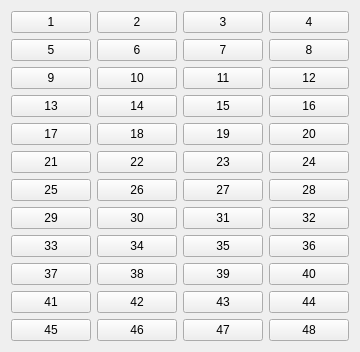
     <widget class="QWidget" name="Frame48_T01">
      <attribute name="title">
       <string>Frame 48</string>
      </attribute>
      <layout class="QGridLayout" name="gridLayout_3">
       <item row="0" column="0">
        <widget class="QPushButton" name="pushButton_1_Frame">
         <property name="sizePolicy">
          <sizepolicy hsizetype="Expanding" vsizetype="Expanding">
           <horstretch>0</horstretch>
           <verstretch>0</verstretch>
          </sizepolicy>
         </property>
         <property name="text">
          <string>1</string>
         </property>
        </widget>
       </item>
       <item row="0" column="1">
        <widget class="QPushButton" name="pushButton_2_Frame">
         <property name="sizePolicy">
          <sizepolicy hsizetype="Expanding" vsizetype="Expanding">
           <horstretch>0</horstretch>
           <verstretch>0</verstretch>
          </sizepolicy>
         </property>
         <property name="text">
          <string>2</string>
         </property>
        </widget>
       </item>
       <item row="0" column="2">
        <widget class="QPushButton" name="pushButton_3_Frame">
         <property name="sizePolicy">
          <sizepolicy hsizetype="Expanding" vsizetype="Expanding">
           <horstretch>0</horstretch>
           <verstretch>0</verstretch>
          </sizepolicy>
         </property>
         <property name="text">
          <string>3</string>
         </property>
        </widget>
       </item>
       <item row="0" column="3">
        <widget class="QPushButton" name="pushButton_4_Frame">
         <property name="sizePolicy">
          <sizepolicy hsizetype="Expanding" vsizetype="Expanding">
           <horstretch>0</horstretch>
           <verstretch>0</verstretch>
          </sizepolicy>
         </property>
         <property name="text">
          <string>4</string>
         </property>
        </widget>
       </item>
       <item row="1" column="0">
        <widget class="QPushButton" name="pushButton_5_Frame">
         <property name="sizePolicy">
          <sizepolicy hsizetype="Expanding" vsizetype="Expanding">
           <horstretch>0</horstretch>
           <verstretch>0</verstretch>
          </sizepolicy>
         </property>
         <property name="text">
          <string>5</string>
         </property>
        </widget>
       </item>
       <item row="1" column="1">
        <widget class="QPushButton" name="pushButton_6_Frame">
         <property name="sizePolicy">
          <sizepolicy hsizetype="Expanding" vsizetype="Expanding">
           <horstretch>0</horstretch>
           <verstretch>0</verstretch>
          </sizepolicy>
         </property>
         <property name="text">
          <string>6</string>
         </property>
        </widget>
       </item>
       <item row="1" column="2">
        <widget class="QPushButton" name="pushButton_7_Frame">
         <property name="sizePolicy">
          <sizepolicy hsizetype="Expanding" vsizetype="Expanding">
           <horstretch>0</horstretch>
           <verstretch>0</verstretch>
          </sizepolicy>
         </property>
         <property name="text">
          <string>7</string>
         </property>
        </widget>
       </item>
       <item row="1" column="3">
        <widget class="QPushButton" name="pushButton_8_Frame">
         <property name="sizePolicy">
          <sizepolicy hsizetype="Expanding" vsizetype="Expanding">
           <horstretch>0</horstretch>
           <verstretch>0</verstretch>
          </sizepolicy>
         </property>
         <property name="text">
          <string>8</string>
         </property>
        </widget>
       </item>
       <item row="2" column="0">
        <widget class="QPushButton" name="pushButton_9_Frame">
         <property name="sizePolicy">
          <sizepolicy hsizetype="Expanding" vsizetype="Expanding">
           <horstretch>0</horstretch>
           <verstretch>0</verstretch>
          </sizepolicy>
         </property>
         <property name="text">
          <string>9</string>
         </property>
        </widget>
       </item>
       <item row="2" column="1">
        <widget class="QPushButton" name="pushButton_10_Frame">
         <property name="sizePolicy">
          <sizepolicy hsizetype="Expanding" vsizetype="Expanding">
           <horstretch>0</horstretch>
           <verstretch>0</verstretch>
          </sizepolicy>
         </property>
         <property name="text">
          <string>10</string>
         </property>
        </widget>
       </item>
       <item row="2" column="2">
        <widget class="QPushButton" name="pushButton_11_Frame">
         <property name="sizePolicy">
          <sizepolicy hsizetype="Expanding" vsizetype="Expanding">
           <horstretch>0</horstretch>
           <verstretch>0</verstretch>
          </sizepolicy>
         </property>
         <property name="text">
          <string>11</string>
         </property>
        </widget>
       </item>
       <item row="2" column="3">
        <widget class="QPushButton" name="pushButton_12_Frame">
         <property name="sizePolicy">
          <sizepolicy hsizetype="Expanding" vsizetype="Expanding">
           <horstretch>0</horstretch>
           <verstretch>0</verstretch>
          </sizepolicy>
         </property>
         <property name="text">
          <string>12</string>
         </property>
        </widget>
       </item>
       <item row="3" column="0">
        <widget class="QPushButton" name="pushButton_13_Frame">
         <property name="sizePolicy">
          <sizepolicy hsizetype="Expanding" vsizetype="MinimumExpanding">
           <horstretch>0</horstretch>
           <verstretch>0</verstretch>
          </sizepolicy>
         </property>
         <property name="text">
          <string>13</string>
         </property>
        </widget>
       </item>
       <item row="3" column="1">
        <widget class="QPushButton" name="pushButton_14_Frame">
         <property name="sizePolicy">
          <sizepolicy hsizetype="Expanding" vsizetype="Expanding">
           <horstretch>0</horstretch>
           <verstretch>0</verstretch>
          </sizepolicy>
         </property>
         <property name="text">
          <string>14</string>
         </property>
        </widget>
       </item>
       <item row="3" column="2">
        <widget class="QPushButton" name="pushButton_15_Frame">
         <property name="sizePolicy">
          <sizepolicy hsizetype="Expanding" vsizetype="Expanding">
           <horstretch>0</horstretch>
           <verstretch>0</verstretch>
          </sizepolicy>
         </property>
         <property name="text">
          <string>15</string>
         </property>
        </widget>
       </item>
       <item row="3" column="3">
        <widget class="QPushButton" name="pushButton_16_Frame">
         <property name="sizePolicy">
          <sizepolicy hsizetype="Expanding" vsizetype="Expanding">
           <horstretch>0</horstretch>
           <verstretch>0</verstretch>
          </sizepolicy>
         </property>
         <property name="text">
          <string>16</string>
         </property>
        </widget>
       </item>
       <item row="4" column="0">
        <widget class="QPushButton" name="pushButton_17_Frame">
         <property name="sizePolicy">
          <sizepolicy hsizetype="Expanding" vsizetype="Expanding">
           <horstretch>0</horstretch>
           <verstretch>0</verstretch>
          </sizepolicy>
         </property>
         <property name="text">
          <string>17</string>
         </property>
        </widget>
       </item>
       <item row="4" column="1">
        <widget class="QPushButton" name="pushButton_18_Frame">
         <property name="sizePolicy">
          <sizepolicy hsizetype="Expanding" vsizetype="Expanding">
           <horstretch>0</horstretch>
           <verstretch>0</verstretch>
          </sizepolicy>
         </property>
         <property name="text">
          <string>18</string>
         </property>
        </widget>
       </item>
       <item row="4" column="2">
        <widget class="QPushButton" name="pushButton_19_Frame">
         <property name="sizePolicy">
          <sizepolicy hsizetype="Expanding" vsizetype="Expanding">
           <horstretch>0</horstretch>
           <verstretch>0</verstretch>
          </sizepolicy>
         </property>
         <property name="text">
          <string>19</string>
         </property>
        </widget>
       </item>
       <item row="4" column="3">
        <widget class="QPushButton" name="pushButton_20_Frame">
         <property name="sizePolicy">
          <sizepolicy hsizetype="Expanding" vsizetype="Expanding">
           <horstretch>0</horstretch>
           <verstretch>0</verstretch>
          </sizepolicy>
         </property>
         <property name="text">
          <string>20</string>
         </property>
        </widget>
       </item>
       <item row="5" column="0">
        <widget class="QPushButton" name="pushButton_21_Frame">
         <property name="sizePolicy">
          <sizepolicy hsizetype="Expanding" vsizetype="Expanding">
           <horstretch>0</horstretch>
           <verstretch>0</verstretch>
          </sizepolicy>
         </property>
         <property name="text">
          <string>21</string>
         </property>
        </widget>
       </item>
       <item row="5" column="1">
        <widget class="QPushButton" name="pushButton_22_Frame">
         <property name="sizePolicy">
          <sizepolicy hsizetype="Expanding" vsizetype="Expanding">
           <horstretch>0</horstretch>
           <verstretch>0</verstretch>
          </sizepolicy>
         </property>
         <property name="text">
          <string>22</string>
         </property>
        </widget>
       </item>
       <item row="5" column="2">
        <widget class="QPushButton" name="pushButton_23_Frame">
         <property name="sizePolicy">
          <sizepolicy hsizetype="Expanding" vsizetype="Expanding">
           <horstretch>0</horstretch>
           <verstretch>0</verstretch>
          </sizepolicy>
         </property>
         <property name="text">
          <string>23</string>
         </property>
        </widget>
       </item>
       <item row="5" column="3">
        <widget class="QPushButton" name="pushButton_24_Frame">
         <property name="sizePolicy">
          <sizepolicy hsizetype="Expanding" vsizetype="Expanding">
           <horstretch>0</horstretch>
           <verstretch>0</verstretch>
          </sizepolicy>
         </property>
         <property name="text">
          <string>24</string>
         </property>
        </widget>
       </item>
       <item row="6" column="0">
        <widget class="QPushButton" name="pushButton_25_Frame">
         <property name="sizePolicy">
          <sizepolicy hsizetype="Expanding" vsizetype="Expanding">
           <horstretch>0</horstretch>
           <verstretch>0</verstretch>
          </sizepolicy>
         </property>
         <property name="text">
          <string>25</string>
         </property>
        </widget>
       </item>
       <item row="6" column="1">
        <widget class="QPushButton" name="pushButton_26_Frame">
         <property name="sizePolicy">
          <sizepolicy hsizetype="Expanding" vsizetype="Expanding">
           <horstretch>0</horstretch>
           <verstretch>0</verstretch>
          </sizepolicy>
         </property>
         <property name="text">
          <string>26</string>
         </property>
        </widget>
       </item>
       <item row="6" column="2">
        <widget class="QPushButton" name="pushButton_27_Frame">
         <property name="sizePolicy">
          <sizepolicy hsizetype="Expanding" vsizetype="Expanding">
           <horstretch>0</horstretch>
           <verstretch>0</verstretch>
          </sizepolicy>
         </property>
         <property name="text">
          <string>27</string>
         </property>
        </widget>
       </item>
       <item row="6" column="3">
        <widget class="QPushButton" name="pushButton_28_Frame">
         <property name="sizePolicy">
          <sizepolicy hsizetype="Expanding" vsizetype="Expanding">
           <horstretch>0</horstretch>
           <verstretch>0</verstretch>
          </sizepolicy>
         </property>
         <property name="text">
          <string>28</string>
         </property>
        </widget>
       </item>
       <item row="7" column="0">
        <widget class="QPushButton" name="pushButton_29_Frame">
         <property name="sizePolicy">
          <sizepolicy hsizetype="Expanding" vsizetype="Expanding">
           <horstretch>0</horstretch>
           <verstretch>0</verstretch>
          </sizepolicy>
         </property>
         <property name="text">
          <string>29</string>
         </property>
        </widget>
       </item>
       <item row="7" column="1">
        <widget class="QPushButton" name="pushButton_30_Frame">
         <property name="sizePolicy">
          <sizepolicy hsizetype="Expanding" vsizetype="Expanding">
           <horstretch>0</horstretch>
           <verstretch>0</verstretch>
          </sizepolicy>
         </property>
         <property name="text">
          <string>30</string>
         </property>
        </widget>
       </item>
       <item row="7" column="2">
        <widget class="QPushButton" name="pushButton_31_Frame">
         <property name="sizePolicy">
          <sizepolicy hsizetype="Expanding" vsizetype="Expanding">
           <horstretch>0</horstretch>
           <verstretch>0</verstretch>
          </sizepolicy>
         </property>
         <property name="text">
          <string>31</string>
         </property>
        </widget>
       </item>
       <item row="7" column="3">
        <widget class="QPushButton" name="pushButton_32_Frame">
         <property name="sizePolicy">
          <sizepolicy hsizetype="Expanding" vsizetype="Expanding">
           <horstretch>0</horstretch>
           <verstretch>0</verstretch>
          </sizepolicy>
         </property>
         <property name="text">
          <string>32</string>
         </property>
        </widget>
       </item>
       <item row="8" column="0">
        <widget class="QPushButton" name="pushButton_33_Frame">
         <property name="sizePolicy">
          <sizepolicy hsizetype="Expanding" vsizetype="Expanding">
           <horstretch>0</horstretch>
           <verstretch>0</verstretch>
          </sizepolicy>
         </property>
         <property name="text">
          <string>33</string>
         </property>
        </widget>
       </item>
       <item row="8" column="1">
        <widget class="QPushButton" name="pushButton_34_Frame">
         <property name="sizePolicy">
          <sizepolicy hsizetype="Expanding" vsizetype="Expanding">
           <horstretch>0</horstretch>
           <verstretch>0</verstretch>
          </sizepolicy>
         </property>
         <property name="text">
          <string>34</string>
         </property>
        </widget>
       </item>
       <item row="8" column="2">
        <widget class="QPushButton" name="pushButton_35_Frame">
         <property name="sizePolicy">
          <sizepolicy hsizetype="Expanding" vsizetype="Expanding">
           <horstretch>0</horstretch>
           <verstretch>0</verstretch>
          </sizepolicy>
         </property>
         <property name="text">
          <string>35</string>
         </property>
        </widget>
       </item>
       <item row="8" column="3">
        <widget class="QPushButton" name="pushButton_36_Frame">
         <property name="sizePolicy">
          <sizepolicy hsizetype="Minimum" vsizetype="Expanding">
           <horstretch>0</horstretch>
           <verstretch>0</verstretch>
          </sizepolicy>
         </property>
         <property name="text">
          <string>36</string>
         </property>
        </widget>
       </item>
       <item row="9" column="0">
        <widget class="QPushButton" name="pushButton_37_Frame">
         <property name="sizePolicy">
          <sizepolicy hsizetype="Expanding" vsizetype="Expanding">
           <horstretch>0</horstretch>
           <verstretch>0</verstretch>
          </sizepolicy>
         </property>
         <property name="text">
          <string>37</string>
         </property>
        </widget>
       </item>
       <item row="9" column="1">
        <widget class="QPushButton" name="pushButton_38_Frame">
         <property name="sizePolicy">
          <sizepolicy hsizetype="Expanding" vsizetype="Expanding">
           <horstretch>0</horstretch>
           <verstretch>0</verstretch>
          </sizepolicy>
         </property>
         <property name="text">
          <string>38</string>
         </property>
        </widget>
       </item>
       <item row="9" column="2">
        <widget class="QPushButton" name="pushButton_39_Frame">
         <property name="sizePolicy">
          <sizepolicy hsizetype="Expanding" vsizetype="Expanding">
           <horstretch>0</horstretch>
           <verstretch>0</verstretch>
          </sizepolicy>
         </property>
         <property name="text">
          <string>39</string>
         </property>
        </widget>
       </item>
       <item row="9" column="3">
        <widget class="QPushButton" name="pushButton_40_Frame">
         <property name="sizePolicy">
          <sizepolicy hsizetype="Expanding" vsizetype="Expanding">
           <horstretch>0</horstretch>
           <verstretch>0</verstretch>
          </sizepolicy>
         </property>
         <property name="text">
          <string>40</string>
         </property>
        </widget>
       </item>
       <item row="10" column="0">
        <widget class="QPushButton" name="pushButton_41_Frame">
         <property name="sizePolicy">
          <sizepolicy hsizetype="Expanding" vsizetype="Expanding">
           <horstretch>0</horstretch>
           <verstretch>0</verstretch>
          </sizepolicy>
         </property>
         <property name="text">
          <string>41</string>
         </property>
        </widget>
       </item>
       <item row="10" column="1">
        <widget class="QPushButton" name="pushButton_42_Frame">
         <property name="sizePolicy">
          <sizepolicy hsizetype="Expanding" vsizetype="Expanding">
           <horstretch>0</horstretch>
           <verstretch>0</verstretch>
          </sizepolicy>
         </property>
         <property name="text">
          <string>42</string>
         </property>
        </widget>
       </item>
       <item row="10" column="2">
        <widget class="QPushButton" name="pushButton_43_Frame">
         <property name="sizePolicy">
          <sizepolicy hsizetype="Expanding" vsizetype="Expanding">
           <horstretch>0</horstretch>
           <verstretch>0</verstretch>
          </sizepolicy>
         </property>
         <property name="text">
          <string>43</string>
         </property>
        </widget>
       </item>
       <item row="10" column="3">
        <widget class="QPushButton" name="pushButton_44_Frame">
         <property name="sizePolicy">
          <sizepolicy hsizetype="Expanding" vsizetype="Expanding">
           <horstretch>0</horstretch>
           <verstretch>0</verstretch>
          </sizepolicy>
         </property>
         <property name="text">
          <string>44</string>
         </property>
        </widget>
       </item>
       <item row="11" column="0">
        <widget class="QPushButton" name="pushButton_45_Frame">
         <property name="sizePolicy">
          <sizepolicy hsizetype="Expanding" vsizetype="Expanding">
           <horstretch>0</horstretch>
           <verstretch>0</verstretch>
          </sizepolicy>
         </property>
         <property name="text">
          <string>45</string>
         </property>
        </widget>
       </item>
       <item row="11" column="1">
        <widget class="QPushButton" name="pushButton_46_Frame">
         <property name="sizePolicy">
          <sizepolicy hsizetype="Expanding" vsizetype="Expanding">
           <horstretch>0</horstretch>
           <verstretch>0</verstretch>
          </sizepolicy>
         </property>
         <property name="text">
          <string>46</string>
         </property>
        </widget>
       </item>
       <item row="11" column="2">
        <widget class="QPushButton" name="pushButton_47_Frame">
         <property name="sizePolicy">
          <sizepolicy hsizetype="Expanding" vsizetype="Expanding">
           <horstretch>0</horstretch>
           <verstretch>0</verstretch>
          </sizepolicy>
         </property>
         <property name="text">
          <string>47</string>
         </property>
        </widget>
       </item>
       <item row="11" column="3">
        <widget class="QPushButton" name="pushButton_48_Frame">
         <property name="sizePolicy">
          <sizepolicy hsizetype="Expanding" vsizetype="Expanding">
           <horstretch>0</horstretch>
           <verstretch>0</verstretch>
          </sizepolicy>
         </property>
         <property name="text">
          <string>48</string>
         </property>
        </widget>
       </item>
      </layout>
     </widget>
